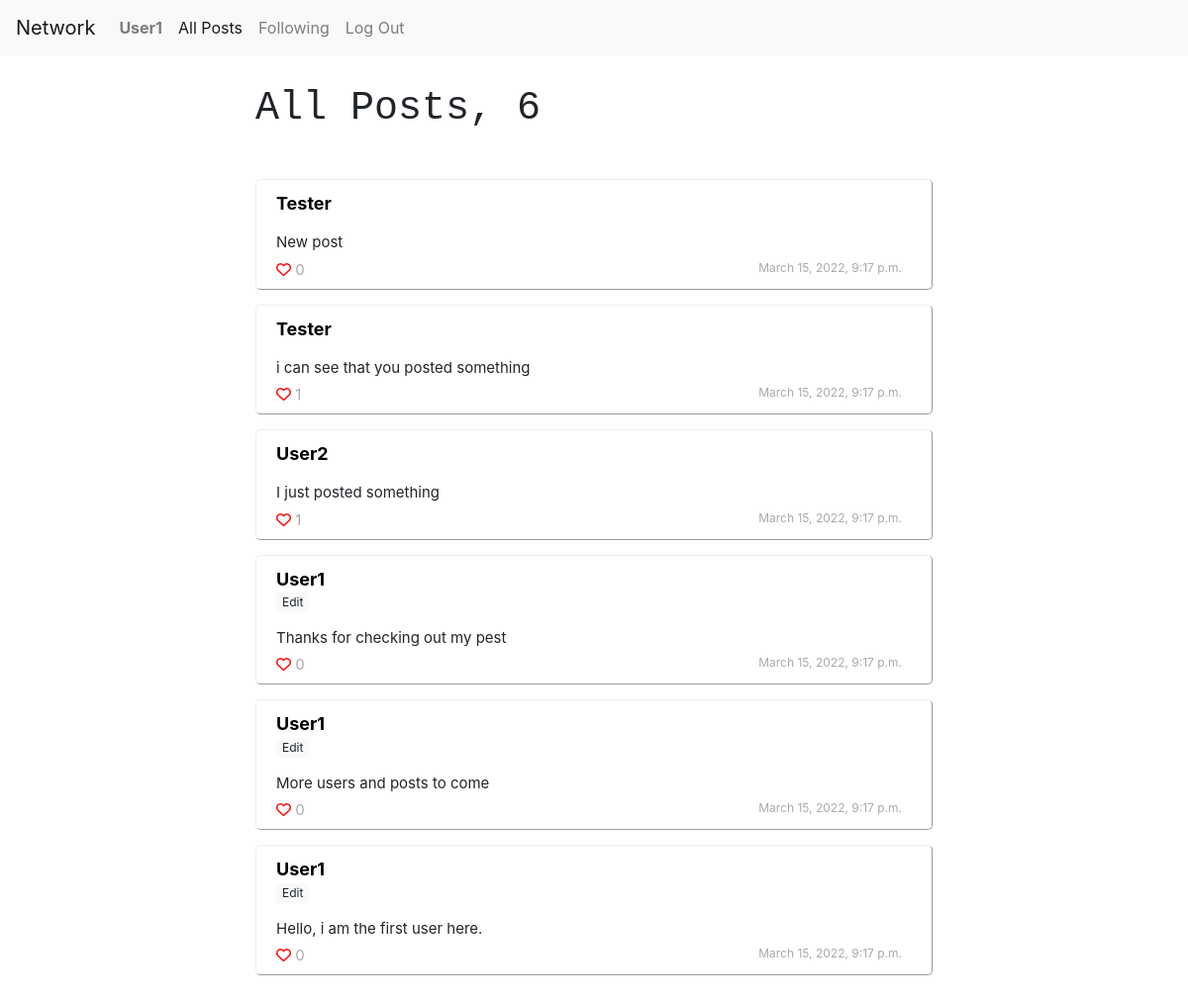
The app's page /all_posts (signed in), older data.
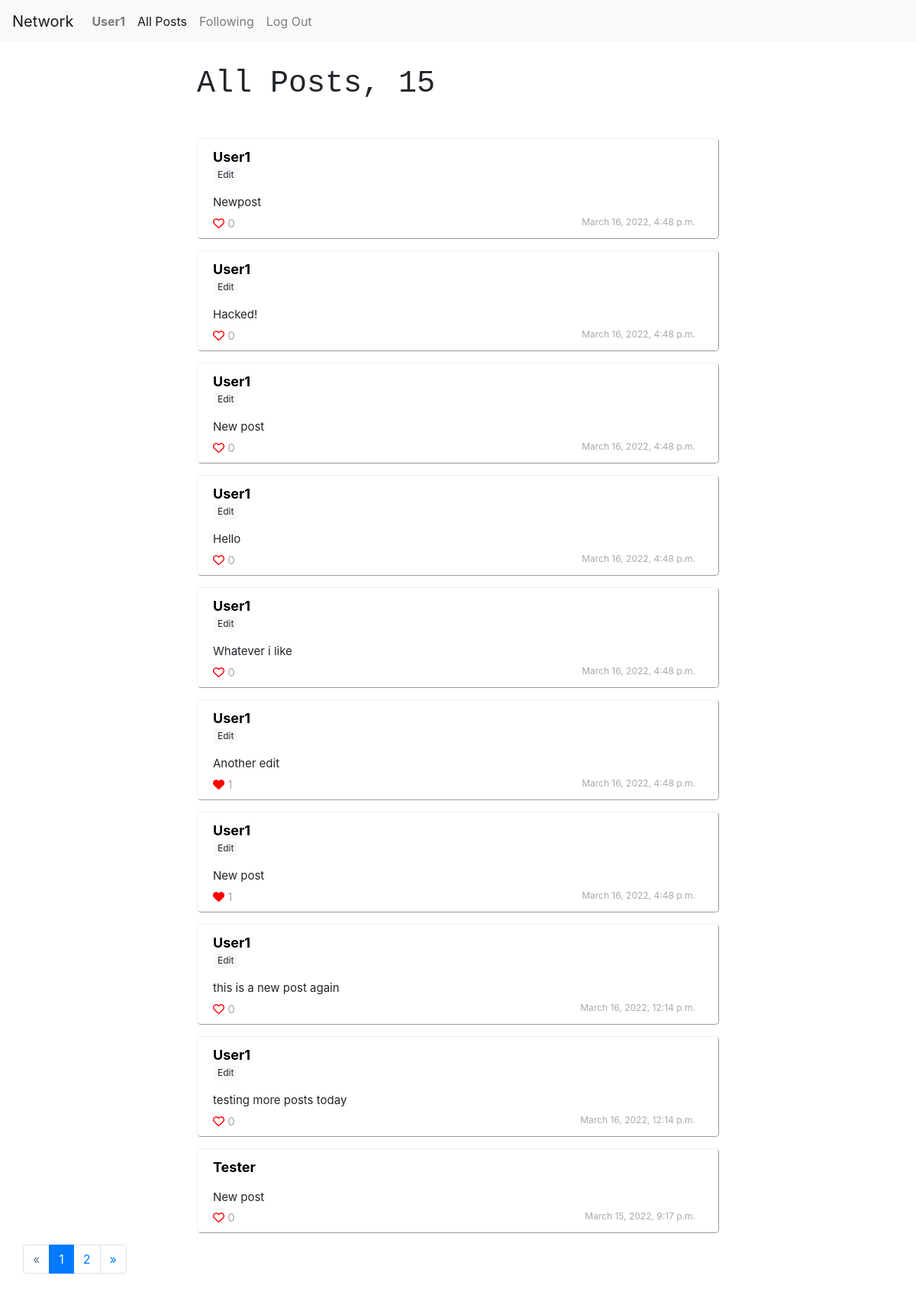
The same page, newer data.
### network/models.py (models this page shows, shortened)
class Posts(models.Model):
    content = models.CharField(max_length=200)
    poster = models.ForeignKey(User, on_delete=models.CASCADE, related_name="posts")
    likes = models.IntegerField(default=0)
    date = models.DateTimeField(default=timezone.now())
    likers = models.ManyToManyField(User, blank=True, related_name="posts_liked")

class User(AbstractUser, models.Model):
    followings = models.ManyToManyField('self', related_name="followers", symmetrical=False)

### network/views.py (the view)
# urls.py: path("all_posts", views.all_posts, name="all_posts"),
def all_posts(request):
    user = request.user
    if user.is_authenticated:
        posts = Posts.objects.all().order_by("-id")
        posts_count = posts.count()
        current_page = request.GET.get('page', 1)
        page = paginate(posts, current_page)
        return render(request, "network/allposts.html", {
            "user": user,
            "posts": page,
            "posts_count": posts_count
            })
    else:
        return HttpResponseRedirect(reverse("login"))

### network/templatetags/load_functions.py (called while the page is built)
@register.filter
def likers(postid):
	post = Posts.objects.filter(id=postid)[0]
	return post.likers.all()

### network/views.py (called while the page is built)
def paginate(posts, current_page):
    paginator = Paginator(posts, 10)
    try:
        page = paginator.page(current_page)
    except PageNotAnInteger:
        page = paginator.page(1)
    except EmptyPage:
        page = paginator.page(paginator.num_pages)
    return page

### network/templates/network/allposts.html
{% extends "network/layout.html" %}
{% block allposts %}
    active
{% endblock %}
{% block body %}
{% load load_functions %}
     {% if user.is_authenticated %}
    <div class="followboard">
        <h1> All Posts, {{ posts_count}}</h1>
    </div>
    <div class="postcontainer">
        <br>
        {% for post in posts %}
        <div class="posts  {%if post.poster.id == user.id%} mypost{% endif %}" >
            <div class="posthead">
                <div class="poster">
                    <a class="postername {%if post.poster.id == user.id%} me{% endif %}" href="{% url 'user' post.poster.username %}"> {{post.poster.username.capitalize}}</a>
                    <div class="edit">
                        {% if post.poster.id == user.id %}
                        <button class="editlink btn btn-light btn-sm btn-sml" style="font-size: 12px; padding: 0px 5px;"> Edit </button>
                        {% endif %}
                        </div>
                </div><div id ="postdiv{{post.id}}" class="postcontent" data-postid="{{post.id}}">
                    <a> {{post.content.capitalize}}</a>
                </div>
            </div>
            <div class="postbody">
                <div class="like">
                    <span class="likebutton" data-userid="{{user.id}}" data-postid={{post.id}}>
                        {% if user in post.id|likers %}
                        <i class="fa-solid fa-heart"></i>
                        {% else %}
                        <i class="far fa-heart"></i>
                        {% endif %}
                    </span><a class="postlikesnum" style="color: darkgrey"> {{post.likes}}</a>
                </div>
                <div class="date">
                    {{post.date}}
                </div>
            </div>
          </div>
        {% empty %}
        <h3> No Posts</h3>
        {% endfor %}
    </div>
    {% if posts.has_other_pages %}
    <ul class="pagination">
    {% if posts.has_previous %}
      <li class="page-item">
        <a class="page-link" href="?page={{posts.previous_page_number}}" aria-label="Previous">&laquo;</a>
    </li>
    {% else %}
      <li class="page-item disabled"><span class="page-link">&laquo;</span></li>
    {% endif %}
    {% for i in posts.paginator.page_range %}
      {% if posts.number == i %}
        <li class="page-item active"><span class="page-link">{{ i }} <span class="sr-only">(current)</span></span></li>
      {% else %}
        <li class="page-item"><a class="page-link" href="?page={{ i }}">{{ i }}</a></li>
      {% endif %}
    {% endfor %}
    {% if posts.has_next %}
      <li class="page-item"><a class="page-link" href="?page={{ posts.next_page_number }}">&raquo;</a></li>
    {% else %}
      <li class="page-item disabled"><span class="page-link">&raquo;</span></li>
    {% endif %}
    </ul>
    {% endif %}
      {% endif %}
{% endblock %}

Row changes from the older to the newer data that the page shows:
no longer on this page (row unchanged): Posts: poster.username "Tester", content "i can see that you posted something", likes "1", date "March 15, 2022, 9:17 p.m."
no longer on this page (row unchanged): Posts: poster.username "User2", content "I just posted something", likes "1", date "March 15, 2022, 9:17 p.m."
no longer on this page (row edited): Posts: poster.username "User1", shows "Edit", content "Thanks for checking out my pest", likes "0", date "March 15, 2022, 9:17 p.m."
no longer on this page (row edited): Posts: poster.username "User1", shows "Edit", content "More users and posts to come", likes "0", date "March 15, 2022, 9:17 p.m."
no longer on this page (row edited): Posts: poster.username "User1", shows "Edit", content "Hello, i am the first user here.", likes "0", date "March 15, 2022, 9:17 p.m."
added Posts: poster.username "User1", shows "Edit", content "Newpost", likes "0", date "March 16, 2022, 4:48 p.m."
added Posts: poster.username "User1", shows "Edit", content "Hacked!", likes "0", date "March 16, 2022, 4:48 p.m."
added Posts: poster.username "User1", shows "Edit", content "New post", likes "0", date "March 16, 2022, 4:48 p.m."
added Posts: poster.username "User1", shows "Edit", content "Hello", likes "0", date "March 16, 2022, 4:48 p.m."
added Posts: poster.username "User1", shows "Edit", content "Whatever i like", likes "0", date "March 16, 2022, 4:48 p.m."
added Posts: poster.username "User1", shows "Edit", content "Another edit", likes "1", date "March 16, 2022, 4:48 p.m."
added Posts: poster.username "User1", shows "Edit", content "New post", likes "1", date "March 16, 2022, 4:48 p.m."
added Posts: poster.username "User1", shows "Edit", content "this is a new post again", likes "0", date "March 16, 2022, 12:14 p.m."
added Posts: poster.username "User1", shows "Edit", content "testing more posts today", likes "0", date "March 16, 2022, 12:14 p.m."
Text that changed along with them:
{{ posts_count }}: "6" → "15"
new list line: "1"
new list line: "2"
